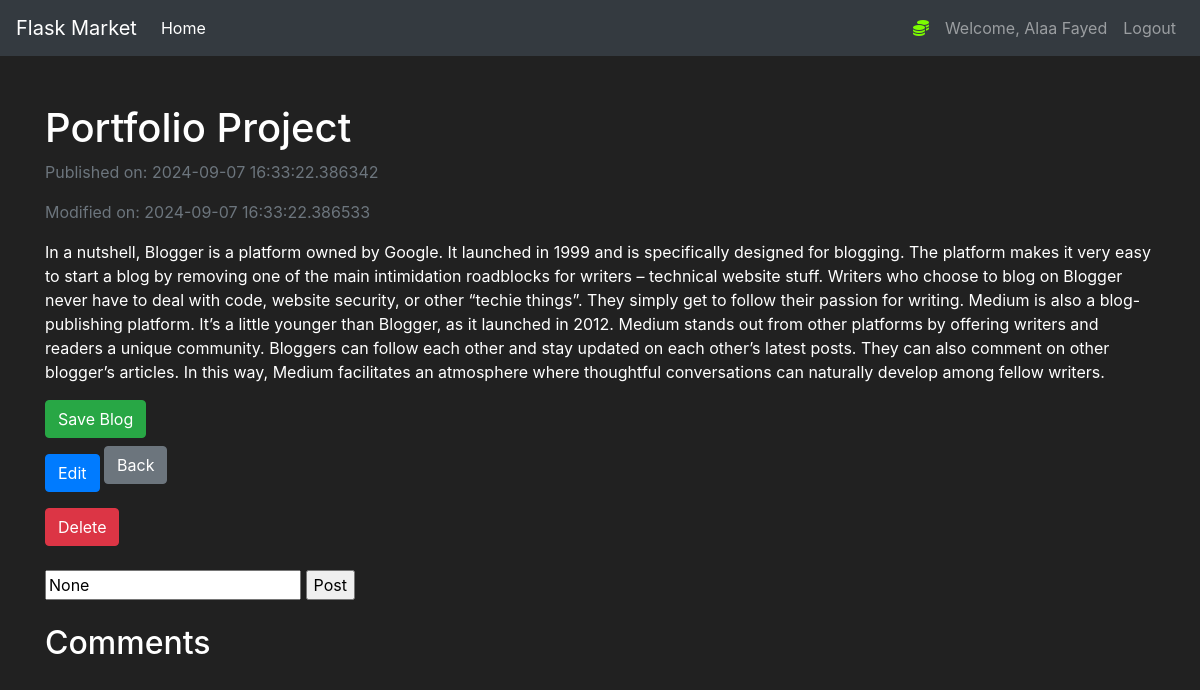
Screenshot of /blog?post_id=1 (signed in) with the database file from the repository.
### pencil/models.py (models this page shows, shortened)
class User(db.Model, UserMixin):
    id  = db.Column(db.Integer(), primary_key=True, nullable=False)
    username = db.Column(db.String(length=30), nullable=False, unique=True)
    email = db.Column(db.String(length=50), nullable=False, unique=True)
    password_hash = db.Column(db.String(length=100), nullable=False)
    posts = db.relationship("Post", backref="owned_user", lazy=True)
    comments = db.relationship("Comment", backref="owned_commentator", lazy=True)
    replies = db.relationship("ReplyComment", backref="owned_responder", lazy=True)
    archives = db.relationship("Post", secondary="saved_blogs", backref="user")
    profile = db.relationship("Profile", back_populates="users", uselist=False)
    @property
    def password(self):
        return self.password

class Post(db.Model):
    id  = db.Column(db.Integer(), primary_key=True, nullable=False)
    title = db.Column(db.String(length=50), nullable=False)
    content = db.Column(db.Text(), nullable=False)
    publication_date = db.Column(db.DateTime, default=datetime.utcnow())
    modification_date = db.Column(db.DateTime, default=datetime.utcnow())
    owner = db.Column(db.Integer(), db.ForeignKey("user.id"))
    commentators = db.relationship("Comment", backref="owned_commentators", lazy=True)

### pencil/routes.py (the view, shortened to what this page needs)
@app.route("/blog", methods=["POST", "GET"])
@login_required
def blog_page():
    comment_form = CommentForm()
    reply_form = ReplyForm()
    post_id = request.args.get("post_id")
    if post_id:
        requested_blog = Post.query.filter_by(id=post_id).first()
        if requested_blog:
            if request.method == "GET":
                comment_with_replies = (db.session.query(Comment, ReplyComment).outerjoin(ReplyComment, Comment.id == ReplyComment.reply_comment)
                                        .filter(Comment.commentatorr == post_id).order_by(Comment.publication_date.desc(), ReplyComment.publication_date.desc())).all()
                posted_comments = {}
                return render_template("blog.html", post_id=requested_blog, comment_form=comment_form, posted_comments=posted_comments.values(),
                                        reply_form=reply_form)
            else:
                flash(f"Blog not found", category="danger")
                return redirect(url_for("home_page"))
    return redirect(url_for("home_page"))

### pencil/forms.py
class CommentForm(FlaskForm):
    comment = TextAreaField(label="Write your comment....", validators=[DataRequired()])
    submit = SubmitField(label="Post")

class ReplyForm(FlaskForm):
    reply = TextAreaField(label="reply comment", validators=[DataRequired()])
    submit = SubmitField(label="Send")

### pencil/models.py (called while the page is built)
@login_manager.user_loader
def load_user(user_id):
    return User.query.get(int(user_id))

### pencil/templates/blog.html (shortened to what this page needs)
{% extends 'base.html' %}
{% block content %}
<body>
    <div class="container mt-5">
        <section>
            <header>
                <h1>{{ post_id.title }}</h1>
            </header>
            <div>
                <p class="text-muted">Published on: {{ post_id.publication_date }}</p>
                <p class="text-muted">Modified on: {{ post_id.modification_date }}</p>
            </div>
            <div class="mt-3">
                <p>{{ post_id.content }}</p>
            </div>
            <form method="POST" action="{{ url_for('blog_page', post_id=post_id.id) }}">
                <button type="submit" name="save" value="true" class="btn btn-success">Save Blog</button>
            </form>
            <a href="{{ url_for('modify_post', post_id=post_id.id) }}" class="btn btn-primary mt-3">Edit</a>
            <a href="{{ url_for('home_page') }}" class="btn btn-secondary">Back</a>
            <form action="{{ url_for('delete_page', post_id=post_id.id) }}" method="POST" class="mt-3">
                <button type="submit" class="btn btn-danger">Delete</button>
            </form>
            <br>
            <div>
                <form method="POST" action="{{ url_for('blog_page' , post_id=post_id.id) }}">
                    {% if comment_form %}
                        <input type="text" name="comment" placeholder="Write your comment..." value="{{ comment_form.comment.data }}">
                        <input type="submit" value="Post">
                    {% endif %}
                </form>
            </div>
        </section>
        <br>
        <section>
            <div>
                <header>
                    <h2>Comments</h2>
                </header>
            </div>
        </section>
    </div>
</body>
{% endblock %}

### pencil/templates/base.html (shortened to what this page needs)
<!doctype html>
<html lang="en">
   <head>
      <link rel="stylesheet" href="https://cdn.jsdelivr.net/npm/bootstrap@4.5.3/dist/css/bootstrap.min.css">
   </head>
   <body>
    <nav class="navbar navbar-expand-md navbar-dark bg-dark">
      <a class="navbar-brand" href="#">Flask Market</a>
      <div class="collapse navbar-collapse" id="navbarNav">
        <ul class="navbar-nav mr-auto">
            <li class="nav-item active">
                <a class="nav-link" href="{{ url_for('home_page') }}">Home <span class="sr-only">(current)</span></a>
            </li>
        </ul>
          {% if current_user.is_authenticated %}
            <ul class="navbar-nav">
                <li class="nav-item">
                    <a class="nav-link" style="color: lawngreen; font-weight: bold">
                        <i class="fas fa-coins"></i>
                    </a>
                </li>
                <li class="nav-item">
                    <a class="nav-link">Welcome, {{ current_user.username }}</a>
                </li>
                <li class="nav-item">
                    <a class="nav-link" href="{{ url_for('logout_page') }}">Logout</a>
                </li>
            </ul>
          {% endif %}
      </div>
    </nav>
      {% block content %}
      {% endblock %}
   </body>
</html>

### pencil/templates/base.html (style rules this page uses)
body { background-color: #212121; color: white }

### rows the page displays
User: username "Alaa Fayed"
Post: title "Portfolio Project", publication_date "2024-09-07 16:33:22.386342", modification_date "2024-09-07 16:33:22.386533", content "In a nutshell, Blogger is a platform owned by Google. It launched in 1999 and is specifically designed for blogging. The platform makes it very easy to start a blog by removing one of the main intimidation roadblocks for writers – technical website stuff. Writers who choose to blog on Blogger never have to deal with code, website security, or other “techie things”. They simply get to follow their passion for writing. Medium is also a blog-publishing platform. It’s a little younger than Blogger, as it launched in 2012. Medium stands out from other platforms by offering writers and readers a unique community. Bloggers can follow each other and stay updated on each other’s latest posts. They…"
